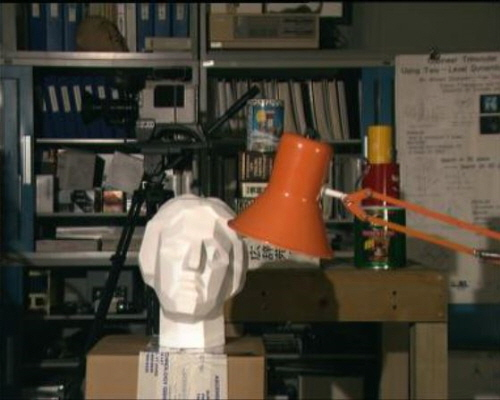
//> input picture KeyPointMatch/stereo001R.jpg, 500 x 400 px
$ ./Main_Harris   (built with g++ and OpenCV 4)
//> lines starting //> are read from the running program, lines starting //| are printed output that depends on the picture; after the words box and inside, x2 and y2 are one past the last pixel; in counts of white or black regions, pixels touching at a corner belong together
#include <opencv2\opencv.hpp>
#include <opencvLibs.h>

#include <iostream>

using namespace std;

namespace iMiner {
	class HarrisDetector {
	private:
		cv::Mat cornerStrength;
		cv::Mat cornerTh;		// 경계화된 코너
		cv::Mat localMax;
		int neighbourhood;
		int aperture;
		double k;
		double maxStrength;
		double threshold;
		int nonMaxSize;
		cv::Mat kernel;

		cv::Mat getCornerMap(double qualityLevel) {
			cv::Mat cornerMap;
			threshold = qualityLevel*maxStrength;
			cv::threshold(cornerStrength, cornerTh, threshold, 255, cv::THRESH_BINARY);
			cornerTh.convertTo(cornerMap, CV_8U);
			cv::bitwise_and(cornerMap, localMax, cornerMap);
			return cornerMap;
		}

		void getCorners(std::vector<cv::Point> &points, cv::Mat &cornerMap) {
			for (int y = 0; y < cornerMap.rows; y++) {
				const uchar *rowPtr = cornerMap.ptr<uchar>(y);
				for (int x = 0; x < cornerMap.cols; x++) {
					if (rowPtr[x]) {
						points.push_back(cv::Point(x, y));
					}
				}
			}
		}
	public:
		HarrisDetector() : neighbourhood(3), aperture(3), k(0.01), maxStrength(0.0), threshold(0.01), nonMaxSize(3) {
			//setLocalMaxWindowSize(nonMaxSize);
		}

		void detect(const cv::Mat &image) {
			cv::cornerHarris(image, cornerStrength, neighbourhood, aperture, k);
			double minStrength;
			cv::minMaxLoc(cornerStrength, &minStrength, &maxStrength);
			cv::Mat dilated;
			cv::dilate(cornerStrength, dilated, cv::Mat());
			cv::compare(cornerStrength, dilated, localMax, cv::CMP_EQ);
		}

		void getCorners(std::vector<cv::Point> &points, double qualityLevel) {
			cv::Mat cornerMap = getCornerMap(qualityLevel);
			getCorners(points, cornerMap);
		}

		void drawOnImage(cv::Mat &image, const std::vector<cv::Point> &points,
			cv::Scalar color = cv::Scalar(255, 255, 255),
			int radius = 3, int thickness = 2) {
			std::vector<cv::Point>::const_iterator it = points.begin();

			while (it != points.end()) {
				cv::circle(image, *it, radius, color, thickness);
				++it;
			}
		}
	};
}

char *g_ImgName = "D:/workspace/stereo001R.jpg";

int main() {
	cv::Mat image = cv::imread(g_ImgName);
//> image is the input picture: 400 rows x 500 cols, CV_8UC3; mean B, G, R 55.8, 68.2, 75.8
	cv::Mat gray;
	cv::cvtColor(image, gray, cv::COLOR_BGR2GRAY);
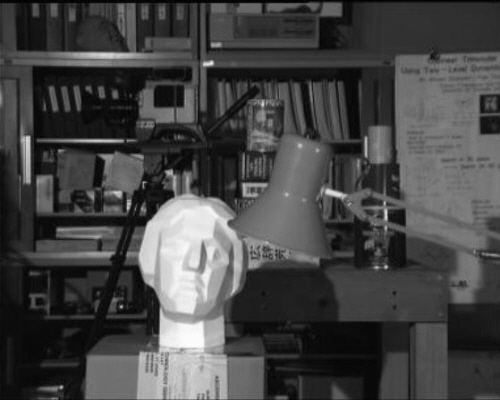
//> gray: 400 rows x 500 cols, CV_8UC1; min 0, max 254, mean 69.1
	cv::namedWindow("1");
	cv::namedWindow("2");
	cv::moveWindow("1", 10, 10);
	cv::moveWindow("2", 10 + image.cols, 10);
	cv::imshow("1", image);

	iMiner::HarrisDetector harris;
	harris.detect(gray);
//> in detect, `cv::cornerHarris(image, cornerStrength, neighbourhood, aperture, k);`:
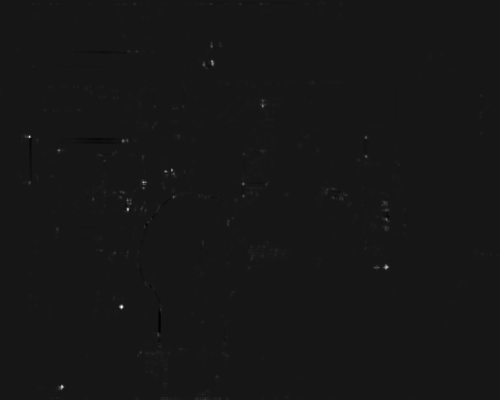
//> cornerStrength: 400 rows x 500 cols, CV_32FC1; min -0.000501, max 0.00509, mean 4.56e-06; drawn with min black and max white
//> in detect, `cv::minMaxLoc(cornerStrength, &minStrength, &maxStrength);`: minStrength = -0.000501; maxStrength = 0.00509
//> in detect, `cv::compare(cornerStrength, dilated, localMax, cv::CMP_EQ);`:
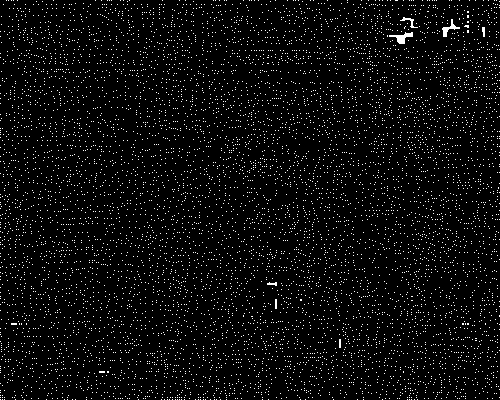
//> localMax: 400 rows x 500 cols, CV_8UC1; 4.3% white in thin lines or dots
	std::vector<cv::Point> pts;
	harris.getCorners(pts, 0.01);
//> in getCornerMap, `threshold = qualityLevel*maxStrength;`: threshold = 5.09e-05
//> in getCornerMap, `cv::threshold(cornerStrength, cornerTh, threshold, 255, cv::THRESH_BIN..`:
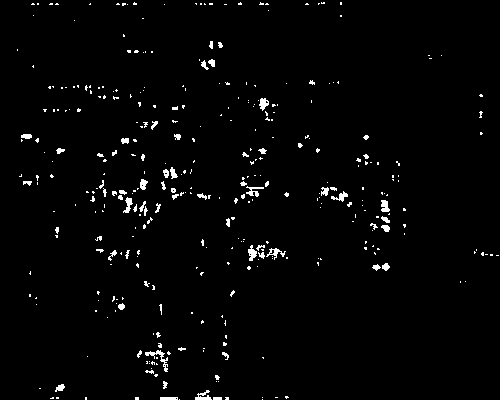
//> cornerTh: 400 rows x 500 cols, CV_32FC1; 2% white in thin lines or dots
//> in getCornerMap, `cornerTh.convertTo(cornerMap, CV_8U);`: cornerMap: 400 rows x 500 cols, CV_8UC1; 2% white in thin lines or dots
//> in getCornerMap, `cv::bitwise_and(cornerMap, localMax, cornerMap);`:
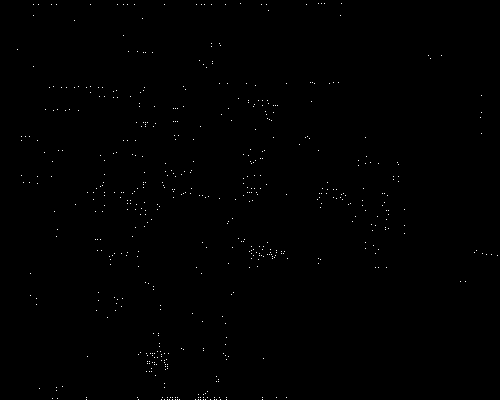
//> cornerMap: 400 rows x 500 cols, CV_8UC1; 0.28% white in thin lines or dots
//> after the loop in getCorners, `for (int y = 0; y < cornerMap.rows; y++)`: points = 558 Points (x, y), first 12: [240, 3], [318, 3], [321, 3], [324, 3], [341, 3], [33, 4], [38, 4], [51, 4], [56, 4], [90, 4], [117, 4], [123, 4]
//> pts has the same summary as points in getCorners
	harris.drawOnImage(image, pts, cv::Scalar(200, 0, 0));
//> after the loop in drawOnImage, `while (it != points.end())`:
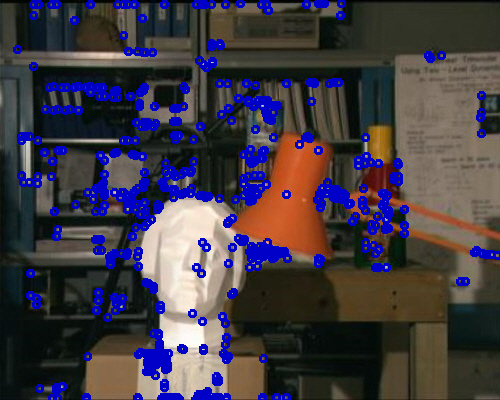
//> image: 400 rows x 500 cols, CV_8UC3; 10.96% of pixels changed, all inside (x1, y1, x2, y2) = (13, 0, 500, 400)

	cv::imshow("2", image);

	cv::waitKey(0);

	return 0;
}

$ run again, with KeyPointMatch/templeSR0001.png saved as KeyPointMatch/stereo001R.jpg
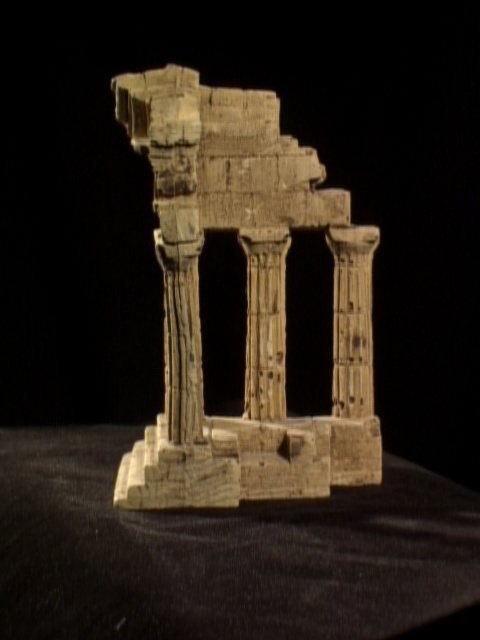
//> input picture KeyPointMatch/templeSR0001.png, 480 x 640 px
//> image is the input picture: 640 rows x 480 cols, CV_8UC3; mean B, G, R 21.5, 31.4, 40.1
//> minStrength = -0.000602; maxStrength = 0.00476
//> in detect, `cv::compare(cornerStrength, dilated, localMax, cv::CMP_EQ);`:
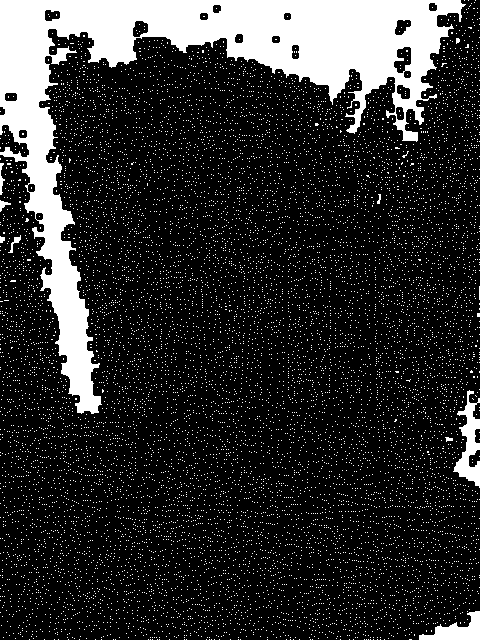
//> localMax: 640 rows x 480 cols, CV_8UC1; 17.4% white; 11281 white regions (11272 under 20 px), largest, box (x1, y1, x2, y2) and area: (0, 0, 466, 414) 39558, (453, 390, 480, 488) 1163, (419, 611, 480, 640) 861
//> threshold = 4.76e-05
//> cornerTh: 640 rows x 480 cols, CV_32FC1; 0.94% white in thin lines or dots, all inside (x1, y1, x2, y2) = (110, 63, 381, 508)
//> after the loop in getCorners, `for (int y = 0; y < cornerMap.rows; y++)`: points = 380 Points (x, y), first 12: [168, 64], [164, 67], [180, 67], [182, 67], [185, 68], [139, 73], [141, 73], [144, 73], [198, 73], [112, 79], [115, 82], [199, 83]
//> pts has the same summary as points in getCorners
//> after the loop in drawOnImage, `while (it != points.end())`:
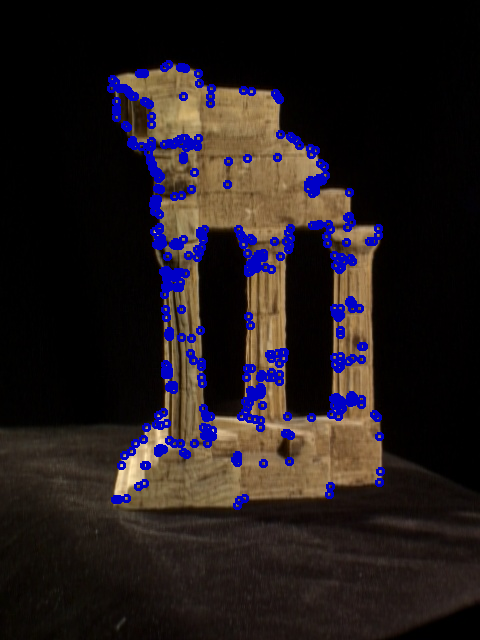
//> image: 640 rows x 480 cols, CV_8UC3; 5.19% of pixels changed, all inside (x1, y1, x2, y2) = (107, 60, 385, 510)

$ run again, with KeyPointMatch/templeSR0002.png saved as KeyPointMatch/stereo001R.jpg
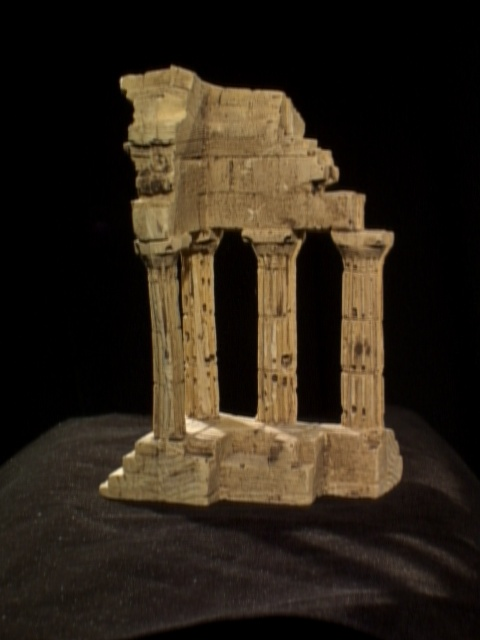
//> input picture KeyPointMatch/templeSR0002.png, 480 x 640 px
//> image is the input picture: 640 rows x 480 cols, CV_8UC3; mean B, G, R 24.9, 36.6, 46.1
//> minStrength = -0.000215; maxStrength = 0.00186
//> in detect, `cv::compare(cornerStrength, dilated, localMax, cv::CMP_EQ);`:
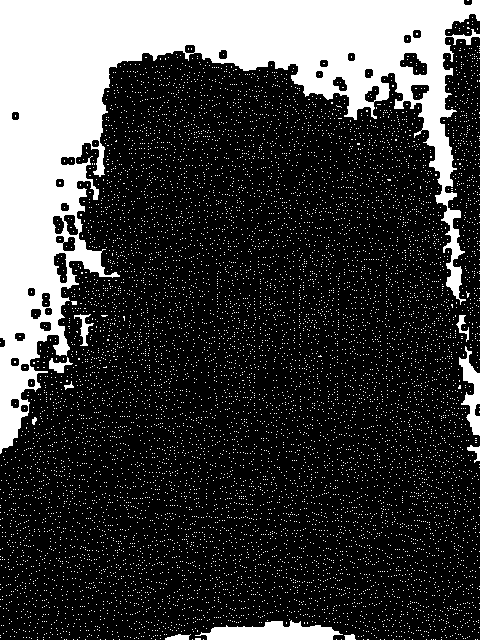
//> localMax: 640 rows x 480 cols, CV_8UC1; 24.4% white; 9996 white regions (9984 under 20 px), largest, box (x1, y1, x2, y2) and area: (0, 0, 480, 454) 61122, (195, 620, 343, 640) 1845, (459, 346, 480, 436) 849
//> threshold = 1.86e-05
//> cornerTh: 640 rows x 480 cols, CV_32FC1; 1.7% white in thin lines or dots, all inside (x1, y1, x2, y2) = (98, 63, 403, 506)
//> after the loop in getCorners, `for (int y = 0; y < cornerMap.rows; y++)`: points = 594 Points (x, y), first 12: [171, 65], [169, 68], [177, 68], [180, 69], [146, 72], [194, 73], [140, 74], [143, 74], [129, 76], [135, 76], [121, 78], [201, 80]
//> pts has the same summary as points in getCorners
//> after the loop in drawOnImage, `while (it != points.end())`:
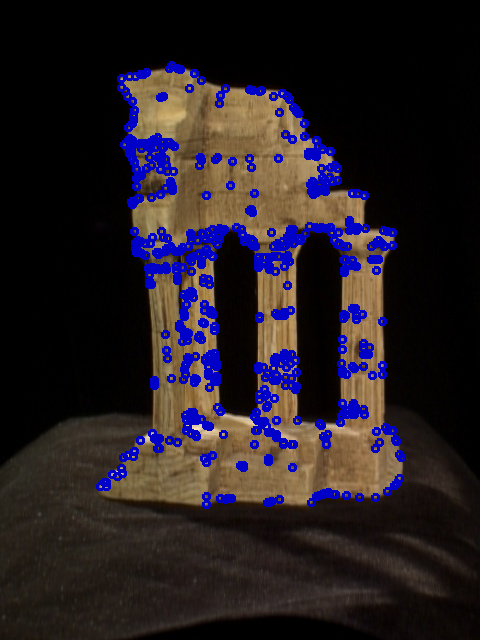
//> image: 640 rows x 480 cols, CV_8UC3; 7.68% of pixels changed, all inside (x1, y1, x2, y2) = (96, 61, 406, 509)
